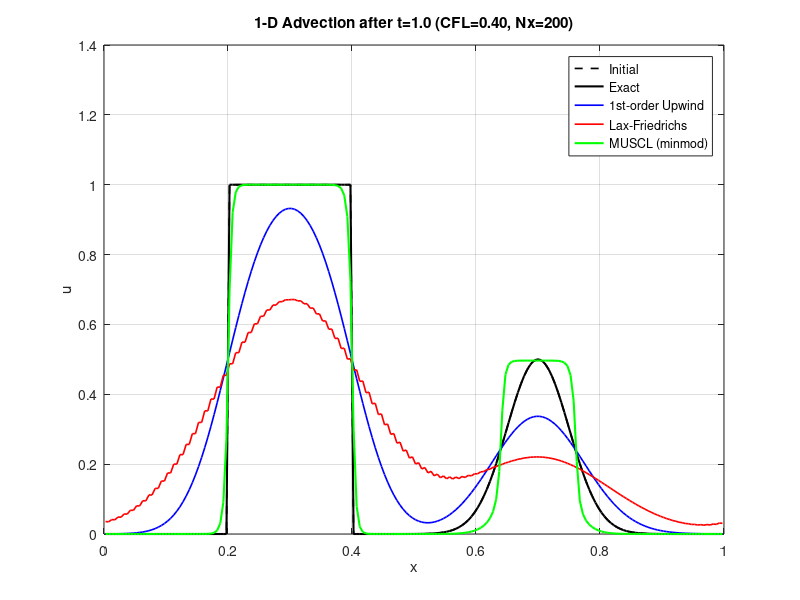

Here is the MATLAB script that generated this plot:
%% 01_hyperbolic_pde_upwinding.m
% Interview-ready demo: 1-D linear advection (hyperbolic PDE)
% Demonstrates first-order upwind, Lax-Friedrichs, and MUSCL (limited)
% Relevant to: Staff CFD Modeling Engineer
% "Do you have a favorite upwinding technique for hyperbolic PDEs?"
%
% PDE:  ∂u/∂t + a * ∂u/∂x = 0 ,  a > 0
% Domain: periodic [0,1]
% Initial condition: square wave + smooth Gaussian

clear; close all; clc;

%% Parameters
a      = 1.0;          % advection speed
Nx     = 200;          % cells
L      = 1.0;
dx     = L / Nx;
x      = (0.5:Nx-0.5)' * dx;   % cell centers
CFL    = 0.4;
dt     = CFL * dx / a;
Tfinal = 1.0;          % one full period
Nt     = round(Tfinal / dt);
dt     = Tfinal / Nt;  % exact final time

%% Initial condition
u0 = zeros(Nx,1);
u0(x > 0.2 & x < 0.4) = 1.0;                 % square wave
u0 = u0 + 0.5 * exp(-200*(x-0.7).^2);         % Gaussian

%% Allocate solutions
u_upwind = u0;
u_lf     = u0;
u_muscl  = u0;

%% Time marching
for n = 1:Nt
    % --- First-order upwind (a > 0) ---
    % F_{i-1/2} = a * u_{i-1}
    uL = [u_upwind(end); u_upwind(1:end-1)];
    u_upwind = u_upwind - (dt/dx) * a .* (u_upwind - uL);

    % --- Lax-Friedrichs (classic) ---
    uL = [u_lf(end); u_lf(1:end-1)];
    uR = [u_lf(2:end); u_lf(1)];
    u_lf = 0.5*(uL + uR) - 0.5*(dt/dx)*a*(uR - uL);

    % --- MUSCL with minmod limiter (2nd-order TVD) ---
    % Correct limited slope: sigma_i = minmod(u_i - u_{i-1}, u_{i+1} - u_i)
    % Left state at face i+1/2:  u_i + 0.5 * sigma_i
    uL_cell = [u_muscl(end); u_muscl(1:end-1)];   % u_{i-1}
    uR_cell = [u_muscl(2:end); u_muscl(1)];       % u_{i+1}
    deltaL  = u_muscl - uL_cell;                  % backward difference
    deltaR  = uR_cell - u_muscl;                  % forward difference
    % minmod limiter
    sigma   = 0.5*(sign(deltaL)+sign(deltaR)) .* min(abs(deltaL), abs(deltaR));
    % Interface state from the left (used because a > 0)
    u_face  = u_muscl + 0.5 * sigma;              % state at i+1/2 from left
    % Flux at i+1/2
    flux    = a * u_face;
    % Conservative update: (F_{i+1/2} - F_{i-1/2})/dx
    flux_L  = [flux(end); flux(1:end-1)];         % F_{i-1/2}
    u_muscl = u_muscl - (dt/dx) * (flux - flux_L);
end

%% Exact solution (periodic shift)
shift = mod(round(a*Tfinal/dx), Nx);
u_exact = circshift(u0, shift);

%% Plot
figure('Position',[100 100 900 500], 'Name','Hyperbolic PDE Upwinding');
plot(x, u0, 'k--', 'LineWidth',1.2); hold on;
plot(x, u_exact, 'k-', 'LineWidth',1.5);
plot(x, u_upwind, 'b-', 'LineWidth',1.2);
plot(x, u_lf, 'r-', 'LineWidth',1.2);
plot(x, u_muscl, 'g-', 'LineWidth',1.5);
legend('Initial','Exact','1st-order Upwind','Lax-Friedrichs','MUSCL (minmod)', ...
       'Location','best');
xlabel('x'); ylabel('u');
title(sprintf('1-D Advection after t=%.1f (CFL=%.2f, Nx=%d)', Tfinal, CFL, Nx));
grid on; box on;
xlim([0 1]);

fprintf('\n=== Hyperbolic PDE Demo complete ===\n');
fprintf('Favorite practical choice for many industrial CFD codes: limited MUSCL / TVD schemes\n');
fprintf('or high-resolution Godunov-type methods with approximate Riemann solvers.\n');
fprintf('First-order upwind is robust but diffusive; pure high-order without limiting oscillates.\n');
